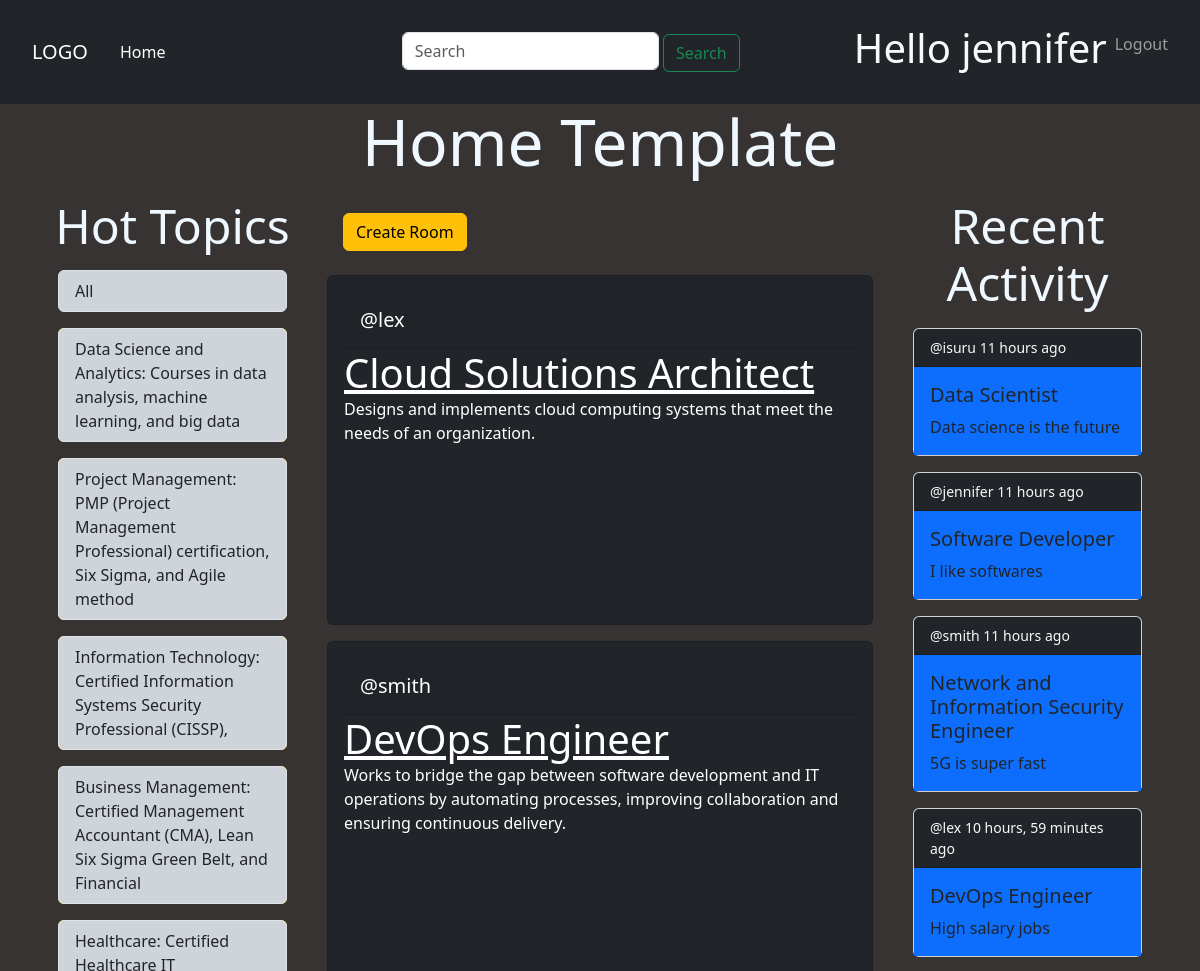
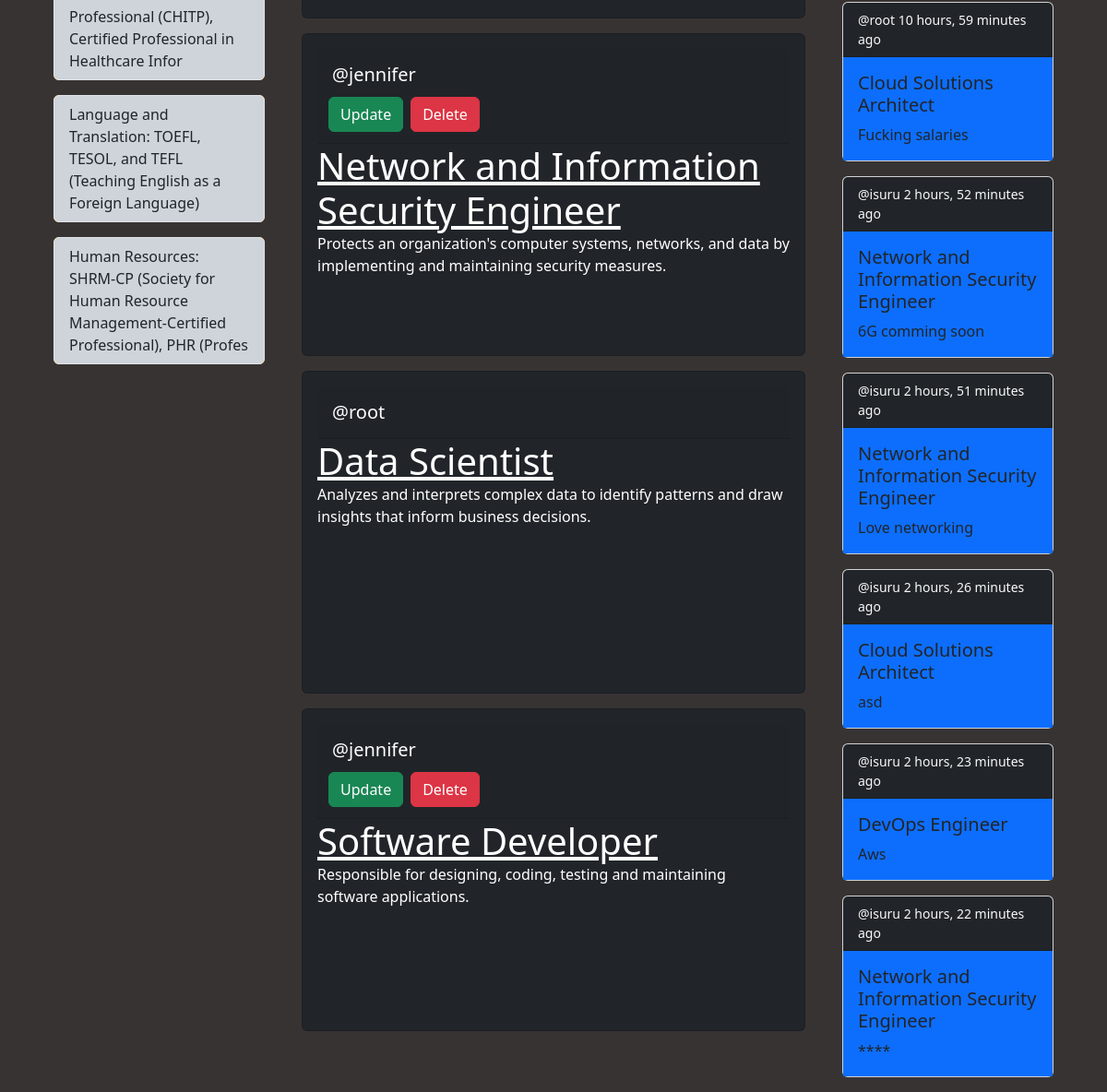
Screenshot of / (signed in) with the database file from the repository (2 pictures, top to bottom).
### base/models.py (models this page shows, shortened)
class Topic(models.Model):
    name = models.CharField(max_length=100)

class Room(models.Model):
    host = models.ForeignKey(User, on_delete=models.SET_NULL, null=True)
    topic = models.ForeignKey(Topic, on_delete=models.SET_NULL, null=True)
    name = models.CharField(max_length=100)
    description = models.TextField(null=True, blank=True)
    participants = models.ManyToManyField(User,related_name="participants")
    updated = models.DateTimeField(auto_now=True)
    created = models.DateTimeField(auto_now_add=True)
    class Meta:
        ordering = ["-created","-updated"]
    def __str__(self):
        return self.name

class Message(models.Model):
    user = models.ForeignKey(User, on_delete=models.CASCADE)
    room = models.ForeignKey(Room, on_delete=models.CASCADE)
    body = models.TextField()
    updated = models.DateTimeField(auto_now=True)
    created = models.DateTimeField(auto_now_add=True)

### base/views.py (the view)
# urls.py: path('', views.home, name="home"),
def home(request):
    if request.GET.get("q") is not None:
        q = request.GET.get("q")
        print(q)
    else:
        q = ""
    rooms = Room.objects.filter(topic__name__contains=q)
    topics = Topic.objects.all()
    comments = Message.objects.filter(room__topic__name__icontains=q)
    context = {"rooms": rooms, "topics": topics,"comments":comments}
    return render(request, "home.html", context)

### templates/home.html (shortened to what this page needs)
<!DOCTYPE html>
<html lang="en">
<head>
	<link href="https://cdn.jsdelivr.net/npm/bootstrap@5.3.0-alpha1/dist/css/bootstrap.min.css" rel="stylesheet"
>
</head>
<body>
{% extends "main.html" %}
{% block content %}
	<div class="container">
		<div class="row">
			<div class="col text-center mb-2">
				<h1 class="display-3 mb-2 ">Home Template</h1>
			</div>
		</div>
		<div class="row ">
			<div class="col-md-3 ">
				<h3 class="display-5 text-center">Hot Topics</h3>
				<div class="list-group m-3 ">
					<a href="" class="list-group-item list-group-item-action bg-dark-subtle">All</a>
				</div>
				{% for topic in topics %}
					<div class="list-group m-3 bg-warning ">
						<a href="{% url "home" %}?q={{ topic.name }}"
						   class="list-group-item list-group-item-action bg-dark-subtle">{{ topic.name }}</a>
					</div>
				{% endfor %}
			</div>
			<div class="col-md-6 ">
				<div class="col">
					<a href="{% url "create-room" %}" class="btn btn-warning m-3 ">Create Room</a>
					<div class="row ">
						<div>
							{% for room in rooms %}
								<div class="card text-white bg-dark mb-3 " style="height: 350px; ">
									<div class="card-body">
										<div class="card-header">
											<ul class="nav nav-pills card-header-pills">
												<li class="nav-item">
													<h5 class="card-subtitle text-white m-2" style="width: 400px;">
														@{{ room.host }}</h5>
												</li>
												{% if request.user == room.host %}
													<li class="nav-item">
														<a href="{% url "update-room" room.id %}"
														   class="btn btn-success m-1">Update</a>
													</li>
													<li class="nav-item">
														<a href="{% url "delete-room" room.id %}"
														   class="btn btn-danger m-1 ">Delete</a>
													</li>
												{% endif %}
											</ul>
										</div>
										<a class="card-title display-6"
										   href="{% url "room" room.id %}">{{ room.name }}</a>
										<p class="card-text  ">{{ room.description }}</p>
									</div>
								</div>
							{% endfor %}
						</div>
					</div>
				</div>
			</div>
			<div class="col-md-3 ">
				<h3 class="display-5 text-center">Recent Activity</h3>
				{% for comment in comments %}
					<div class="card m-3">
						<small class="card-header bg-dark text-light">@{{ comment.user }} {{ comment.created|timesince }} ago</small>
					<div class="card-body bg-primary">
						<h5 class="card-title">{{ comment.room }}</h5>
						<p class="card-text">{{ comment.body }}</p>
					</div>
					</div>
				{% endfor %}
			</div>
		</div>
	</div>
{% endblock %}

### templates/navbar.html (shortened to what this page needs)
<!DOCTYPE html>
<html lang="en">
<head>
</head>
<body>
<nav class="navbar navbar-expand-lg navbar-dark  bg-dark text-light p-4 ">
	<a class="navbar-brand p-2" href=""> LOGO</a>
	<div class="collapse navbar-collapse">
		<div class="navbar-nav">
			<a class="nav-item nav-link active" href="">Home</a>
		</div>
	</div>
	<div class="collapse navbar-collapse d-flex justify-content-end">
		<form class="form-inline my-2 my-lg-0" method="GET" action="{% url "home" %}">
			<label>
				<input class="form-control " type="search" placeholder="Search">
			</label>
			<button class="btn btn-outline-success " type="submit">Search</button>
		</form>
	</div>
	<div class="collapse navbar-collapse d-flex justify-content-end ">
		<div class="navbar-nav ">
			{% if request.user.is_authenticated %}
				<h6 class="nav-item display-6 small ">Hello {{ request.user }} </h6>
				<a class="nav-item nav-link" href="{% url "logout" %}">Logout</a>
			{% else %}
				<a class="nav-item nav-link" href="{% url "login" %}">Login</a>
			{% endif %}
		</div>
	</div>
</nav>
</body>
</html>

### templates/main.html (style rules this page uses)
body { background-color: #383333; color: aliceblue; }

### rows the page displays
Topic: name "Data Science and Analytics: Courses in data analysis, machine learning, and big data"
Topic: name "Project Management: PMP (Project Management Professional) certification, Six Sigma, and Agile method"
Topic: name "Information Technology: Certified Information Systems Security Professional (CISSP),"
Topic: name "Business Management: Certified Management Accountant (CMA), Lean Six Sigma Green Belt, and Financial"
Topic: name "Healthcare: Certified Healthcare IT Professional (CHITP), Certified Professional in Healthcare Infor"
Topic: name "Language and Translation: TOEFL, TESOL, and TEFL (Teaching English as a Foreign Language)"
Topic: name "Human Resources: SHRM-CP (Society for Human Resource Management-Certified Professional), PHR (Profes"
Room: host "lex", name "Cloud Solutions Architect", description "Designs and implements cloud computing systems that meet the needs of an organization."
Room: host "smith", name "DevOps Engineer", description "Works to bridge the gap between software development and IT operations by automating processes, improving collaboration and ensuring continuous delivery."
Room: host "jennifer", shows "Update", name "Network and Information Security Engineer", description "Protects an organization's computer systems, networks, and data by implementing and maintaining security measures."
Room: host "root", name "Data Scientist", description "Analyzes and interprets complex data to identify patterns and draw insights that inform business decisions."
Room: host "jennifer", shows "Update", name "Software Developer", description "Responsible for designing, coding, testing and maintaining software applications."
Message: user "isuru", created "11 hours", room "Data Scientist", body "Data science is the future"
Message: user "jennifer", created "11 hours", room "Software Developer", body "I like softwares"
Message: user "smith", created "11 hours", room "Network and Information Security Engineer", body "5G is super fast"
Message: user "lex", created "10 hours, 59 minutes", room "DevOps Engineer", body "High salary jobs"
Message: user "root", created "10 hours, 59 minutes", room "Cloud Solutions Architect", body "Fucking salaries"
Message: user "isuru", created "2 hours, 52 minutes", room "Network and Information Security Engineer", body "6G comming soon"
Message: user "isuru", created "2 hours, 51 minutes", room "Network and Information Security Engineer", body "Love networking"
Message: user "isuru", created "2 hours, 26 minutes", room "Cloud Solutions Architect", body "asd"
Message: user "isuru", created "2 hours, 23 minutes", room "DevOps Engineer", body "Aws"
Message: user "isuru", created "2 hours, 22 minutes", room "Network and Information Security Engineer", body "****"

### other values shown
{{ request.user }} "jennifer"
